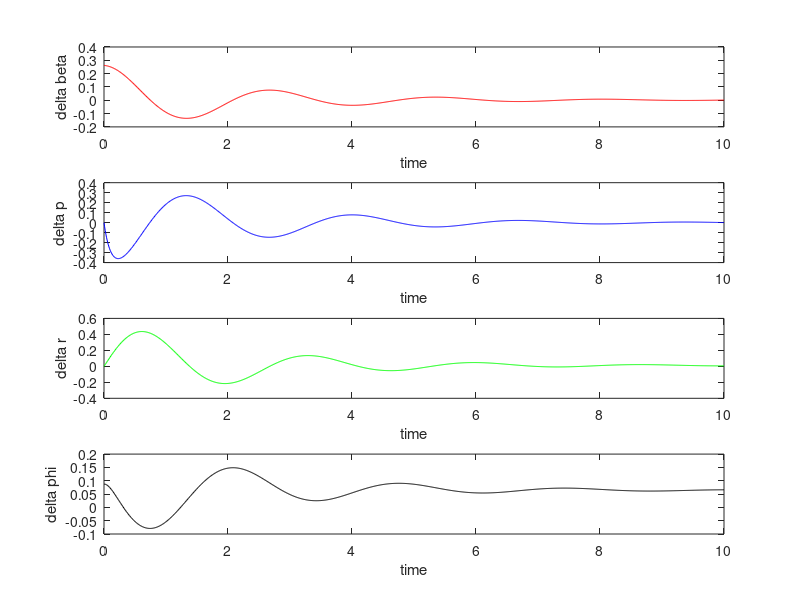

The MATLAB source for this figure:
clear; clc; close all
Yv = -0.254;
Yb = -45.72;
Yp = 0;
Yr = 0;
Nv = 0.025;
Nb = 4.49;
Np = -0.35;
Nr = -0.76;
Lv = -0.091;
Lb = -16.02;
Lp = -8.4;
Lr = 2.19;
u0 = 176; %ft/s
g = 32.2; % ft/st^2
theta_0 = 0; % pitch angle at cruise

% state = beta, p, r, phi
A_lateral = [Yb/u0 Yp/u0 -(1-Yr/u0) g/u0*cos(theta_0);
            Lb Lp Lr 0;
            Nb Np Nr 0;
            0 1 0 0];
t0 = 0;
dt = 0.01;
Tf = 10;
ind = 1;

state_lateral = zeros(4,length(t0:dt:Tf));
% initial difference between the states and the equilibrium
state_init = [pi/12; 0; 0; deg2rad(5)]; % state = beta, p, r, phi
state_lateral(:,1) = state_init;

for i = t0:dt:Tf
    state_lateral_dot = A_lateral*state_lateral(:,ind);
    state_lateral(:,ind+1) = state_lateral(:,ind) + state_lateral_dot*dt;
    ind = ind + 1;
end
subplot(4,1,1)
plot(t0:dt:Tf, state_lateral(1,1:end-1), '-r'); hold on;
ylabel('delta beta')
xlabel('time')
subplot(4,1,2)
plot(t0:dt:Tf, state_lateral(2,1:end-1), '-b'); hold on;
ylabel('delta p')
xlabel('time')
subplot(4,1,3)
plot(t0:dt:Tf, state_lateral(3,1:end-1), '-g'); hold on;
ylabel('delta r')
xlabel('time')
subplot(4,1,4)
plot(t0:dt:Tf, state_lateral(4,1:end-1), '-k'); hold on;
ylabel('delta phi')
xlabel('time')

damp(A_lateral)

% Spiral
A_spiral = (Lb*Nr - Lr*Nb)/Lb;
damp(A_spiral)

% Roll
A_roll = Lp;
damp(A_roll)

% Dutch Roll
A_dutch_roll = [Yb/u0 Yr/u0-1;
                Nb    Nr];
damp(A_dutch_roll)